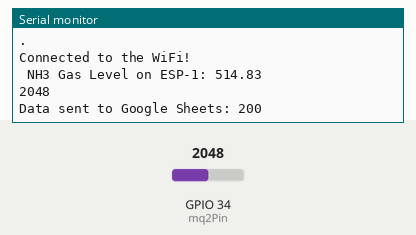
A sketch run on a simulated ESP32. Parts: the last lines printed to the serial monitor. The inputs (shaded band) are chosen by the test bench; at power-on: GPIO 34 (mq2Pin) = 2048. WiFi joins after 1.5 s; servers stay silent unless stated; uploads are accepted with an empty reply.

Above: at 7.2 s.
7.3 s: GPIO 34 (mq2Pin) set to 4095
At 16.36 s:
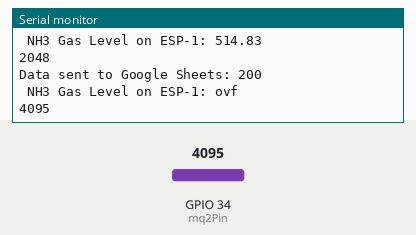
17.7 s: GPIO 34 (mq2Pin) set to 3603
At 26.9 s:
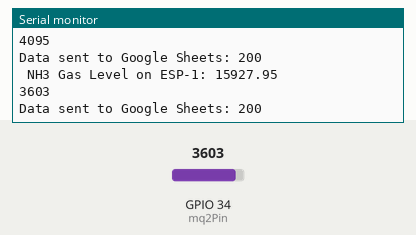

Measured:
- after the input at 7.3 s, the serial monitor: prints a new line after 8.9 s (image 1)
- after the input at 17.7 s, the serial monitor: prints a new line after 8.7 s (image 2)

The sketch:

ESP_1.ino
```cpp
#include <WiFi.h>
#include <HTTPClient.h>
#include <math.h>

const char* ssid = "wonuu";
const char* password = "wonwoo!96";
const char* scriptUrl = "https://script.google.com/macros/s/AKfycbwY3-LAvKbmJKhNnmy5UdpWUdHIiouRGoUMQ4gTsaZLzE2pA-JehwpW3VPNAuvfNpYp/exec";

const int mq2Pin = 34;
const float RL = 10.0;  // Load resistor value (kΩ)
const float R0 = 9.83;  // R0 (calibrated in clean air)
const float m = -0.58;  // Slope (MQ-2 datasheet)
const float b = 1.58;   // Intercept (MQ-2 datasheet)

void setup() {
  Serial.begin(115200);
  Serial.println("Starting ESP32...");
  delay(3000);

  WiFi.begin(ssid, password);
  Serial.println("\nConnecting to WiFi...");

  while(WiFi.status() != WL_CONNECTED){
    Serial.print(".");
    delay(3000);
  }
  Serial.println("\nConnected to the WiFi!");
}

void logDataToSheets(float gasLevel) {
  if (WiFi.status() == WL_CONNECTED) {
    HTTPClient http;

    String url = String(scriptUrl) + "?gasLevel=" + String(gasLevel);
    http.begin(url);
    int httpResponseCode = http.GET();

    if (httpResponseCode > 0) {
      Serial.print("Data sent to Google Sheets: ");
      Serial.println(httpResponseCode);
    } else {
      Serial.println("Error sending data to Google Sheets");
    }

    http.end();
  } else {
    Serial.println("WiFi not connected!");
  }
}

void loop() {
  int gasValue = analogRead(mq2Pin);

  // Convert ADC value to voltage
  float sensorVoltage = (gasValue / 4095.0) * 3.3;

  // Calculate sensor resistance (RS)
  float RS = ((3.3 - sensorVoltage) / sensorVoltage) * RL;

  // Compute RS/R0 ratio
  float ratio = RS / R0;

  // Calculate NH₃ PPM using datasheet equation
  float ammoniaPPM = pow(10, ((log10(ratio) - b) / m));

  Serial.print(" NH3 Gas Level on ESP-1: ");
  Serial.println(ammoniaPPM, 2);
  Serial.println(gasValue);

  logDataToSheets(ammoniaPPM);

  delay(10000);
}
```
